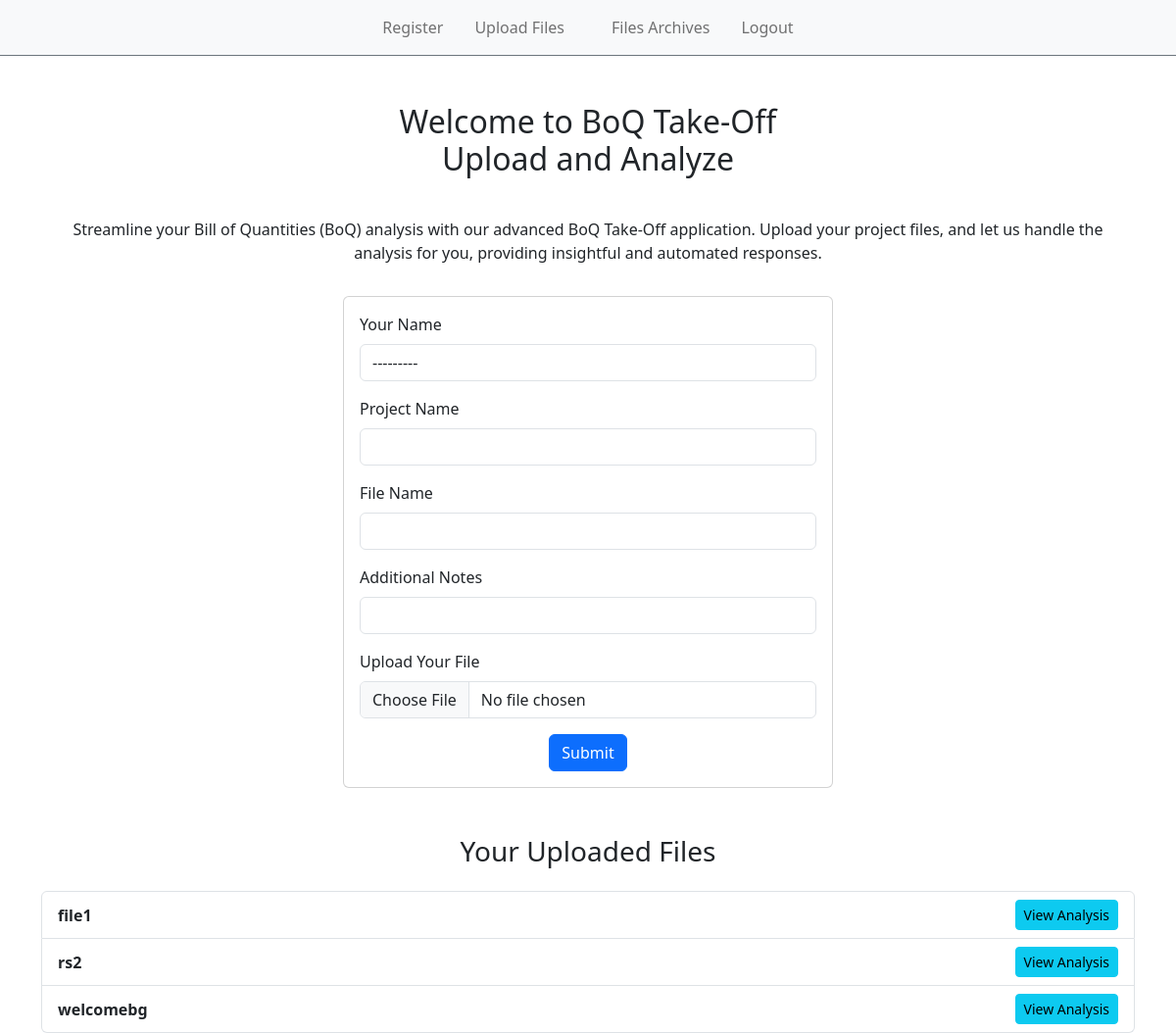
The page /homepage/ (signed in) on the database as committed earlier.
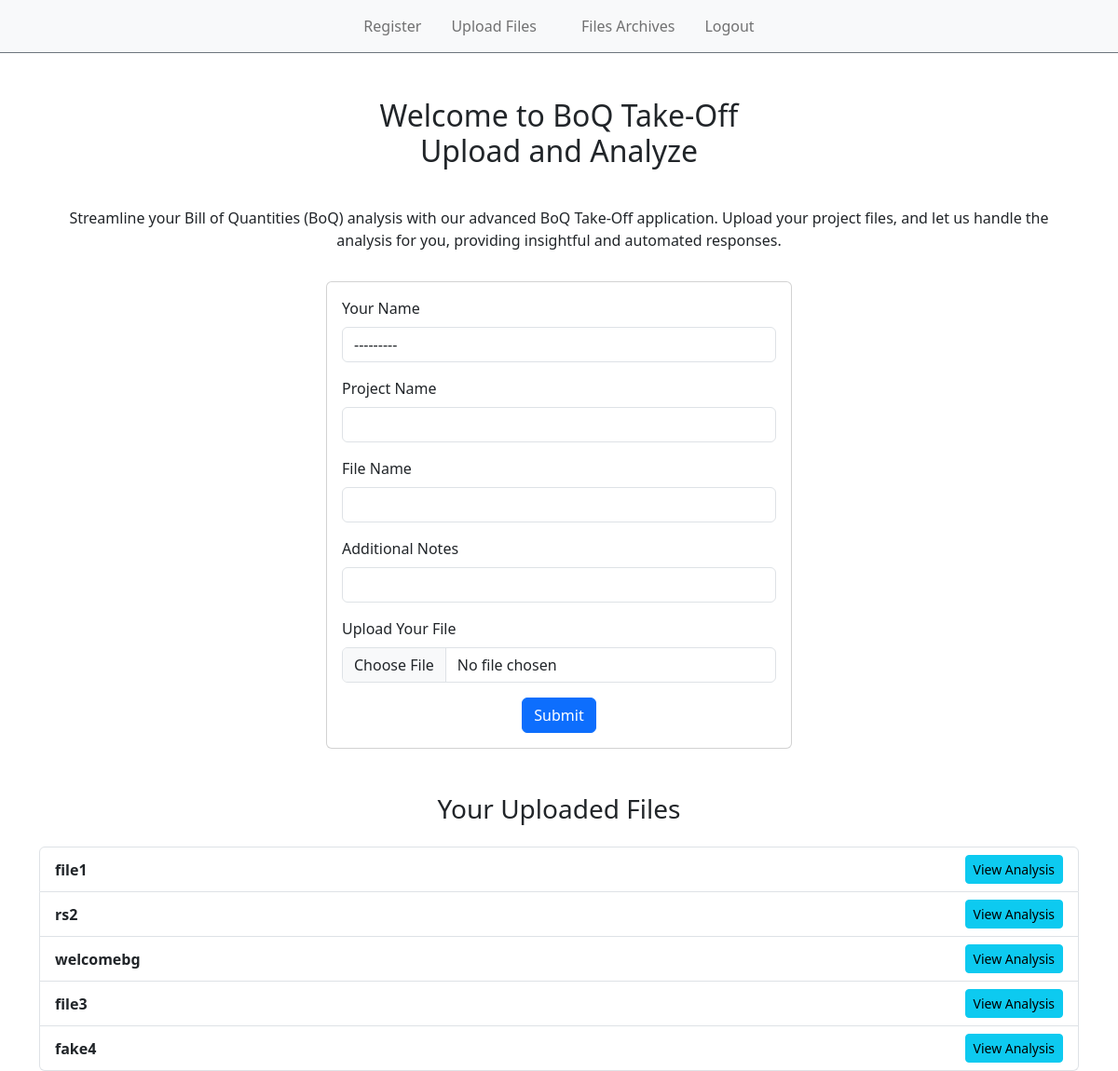
The same page on the database as committed later.
### myapp/models.py (models this page shows, shortened)
class FileAnalysis(models.Model):
    user = models.ForeignKey(User, on_delete=models.CASCADE)
    projectname = models.CharField(max_length=255)
    filename = models.CharField(max_length=255, unique=True)  # Ensures uniqueness per user
    remark = models.CharField(max_length=255)
    uploadfile = models.FileField(upload_to='uploads/')

### myapp/views.py (the view)
# urls.py: path('', views.public_home, name='home'),
@login_required
def home(request):
    form = FileAnalysisForm()
    if request.method == 'POST':
        form = FileAnalysisForm(request.POST, request.FILES)
        if form.is_valid():
            form.instance.user = request.user  # Set the user field to the logged-in user
            form.save()
            messages.success(request, "File analysis data saved successfully.")
            return redirect('analysis')  # Redirect to your analysis page or wherever you want
        else:
            print(form.errors)
    else:
        form = FileAnalysisForm()
    analyses = FileAnalysis.objects.filter(user=request.user)
    return render(request, 'homepage.html', {'form': form, 'analyses': analyses})

### myapp/forms.py (shortened to what this page needs)
class FileAnalysisForm(forms.ModelForm):
    class Meta:
        model = FileAnalysis
        fields = ['user', 'projectname', 'filename', 'remark', 'uploadfile']
    def __init__(self, *args, **kwargs):
        super(FileAnalysisForm, self).__init__(*args, **kwargs)
        for field_name, field in self.fields.items():
            field.widget.attrs['class'] = 'form-control'

### templates/homepage.html (shortened to what this page needs)
{% extends "base.html" %}
{% block content %}
  <div class="container mt-5 bg-grey">
    <h2 class="text-center mb-4">Welcome to BoQ Take-Off <br> Upload and Analyze</h2>
    <p class="text-center p-3">
      Streamline your Bill of Quantities (BoQ) analysis with our advanced BoQ Take-Off application.
      Upload your project files, and let us handle the analysis for you, providing insightful and automated responses.
    </p>
    <div class="card mx-auto" style="max-width: 500px;">
      <div class="card-body">
        <form method="post" enctype="multipart/form-data">
          <div class="mb-3">
            <label for="{{ form.user.id_for_label }}" class="form-label">Your Name</label>
            {{ form.user }}
          </div>
          <div class="mb-3">
            <label for="{{ form.projectname.id_for_label }}" class="form-label">Project Name</label>
            {{ form.projectname }}
          </div>
          <div class="mb-3">
            <label for="{{ form.filename.id_for_label }}" class="form-label">File Name</label>
            {{ form.filename }}
          </div>
          <div class="mb-3">
            <label for="{{ form.remark.id_for_label }}" class="form-label">Additional Notes</label>
            {{ form.remark }}
          </div>
          <div class="mb-3">
            <label for="{{ form.uploadfile.id_for_label }}" class="form-label">Upload Your File</label>
            {{ form.uploadfile }}
          </div>
          <div class="text-center">
            <button type="submit" class="btn btn-primary">Submit</button>
          </div>
        </form>
      </div>
    </div>
    <div class="mt-5">
      <h3 class="text-center mb-4">Your Uploaded Files</h3>
      <ul class="list-group">
        {% for analysis in analyses %}
          <li class="list-group-item d-flex justify-content-between align-items-center">
            <strong>{{ analysis.filename }}</strong>
            <a href="{% url 'file_analysis_detail' analysis.id %}" class="btn btn-sm btn-info">View Analysis</a>
          </li>
        {% endfor %}
      </ul>
    </div>
  </div>
{% endblock %}

Rows that differ between the two databases and show on the page:
added FileAnalysis: filename "file3"
added FileAnalysis: filename "fake4"
